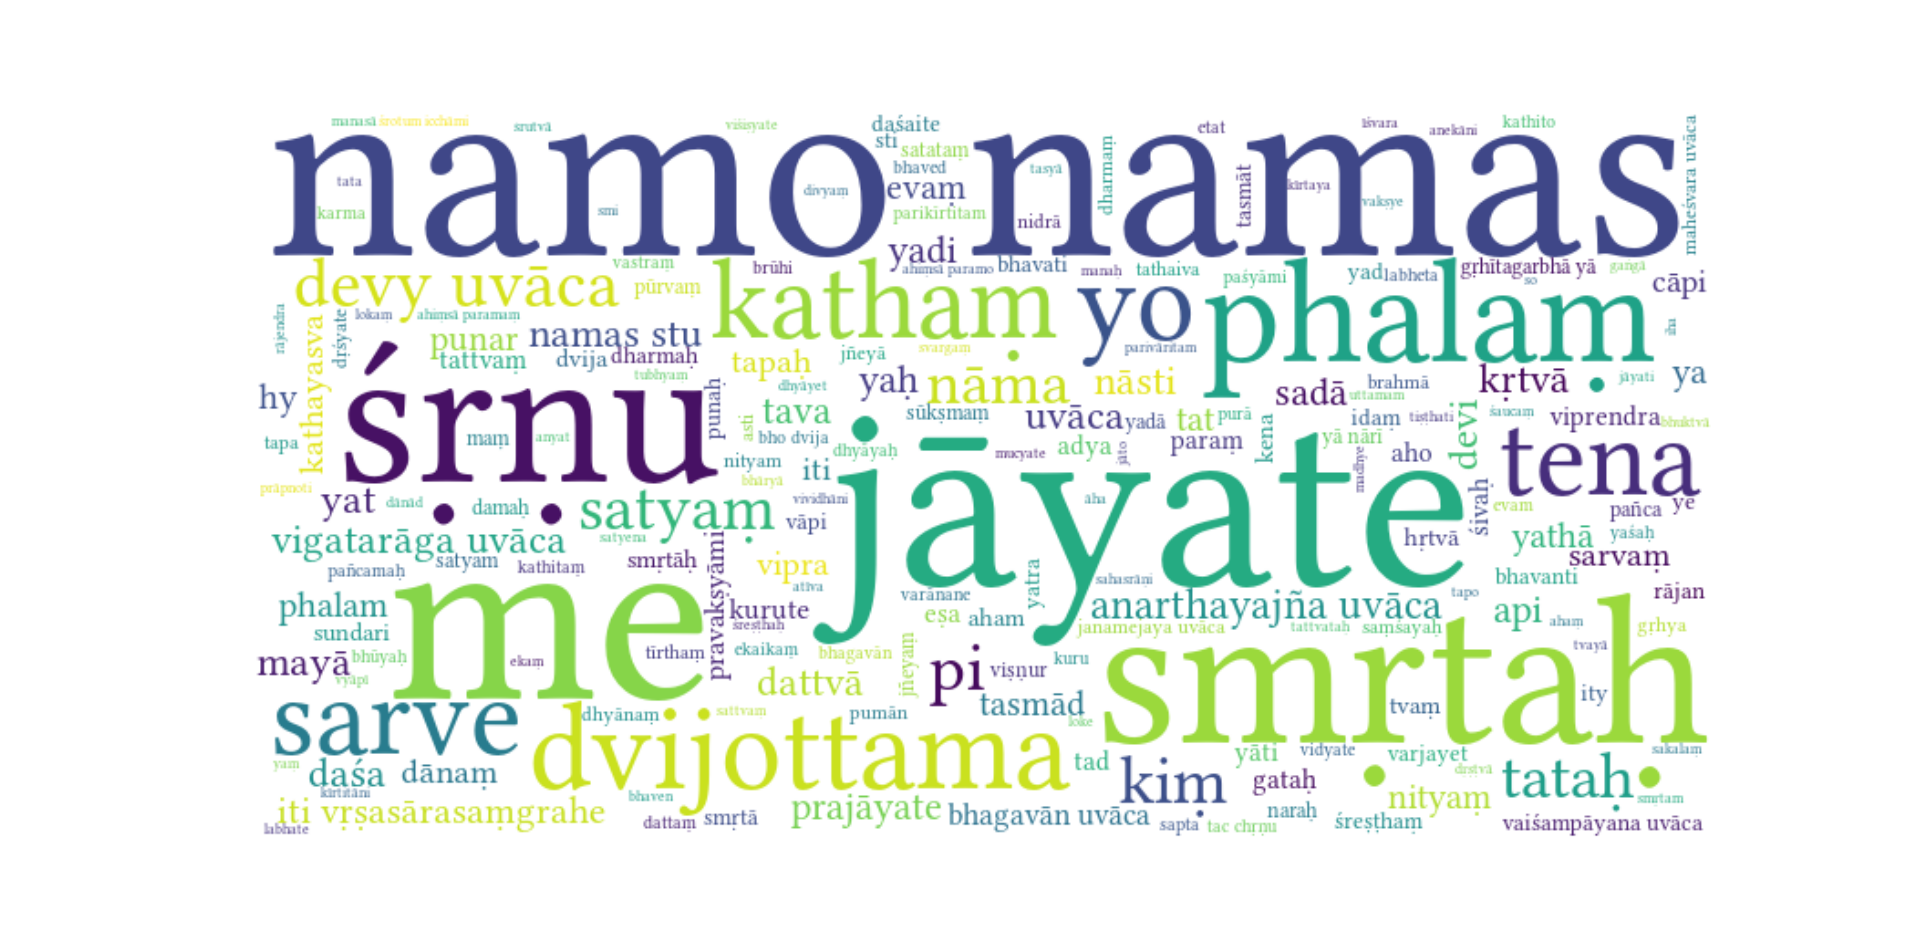

This chart was generated by the following Python code:

'''
# save mask to alice_mask
alice_mask = np.array(Image.open('alice_mask.png'))

alice_novel = open('alice_novel.txt', 'r').read()

stopwords = set(STOPWORDS)
print(stopwords)

stopwords.add('said') # add the words said to stopwords

# instantiate a word cloud object
alice_wc = WordCloud(
    background_color='white',
    max_words=2000,
    stopwords=stopwords,
    mask=alice_mask
)

# generate the word cloud
alice_wc.generate(alice_novel)

# display the word cloud
plt.imshow(alice_wc, interpolation='bilinear')
plt.axis('off')
plt.show()

fig = plt.figure()
fig.set_figwidth(14) # set width
fig.set_figheight(18) # set height

# display the cloud
plt.imshow(alice_wc, interpolation='bilinear')
plt.axis('off')
plt.show()

fig = plt.figure()
fig.set_figwidth(14) # set width
fig.set_figheight(18) # set height

plt.imshow(alice_mask, cmap=plt.cm.gray, interpolation='bilinear')
plt.axis('off')
plt.show()
alice_wc.to_file('alice.png')

'''

# just for collecting words of the text, not for word cloud
import collections
from wordcloud import WordCloud
#for English texts:
#from wordcloud import WordCloud, STOPWORDS
import matplotlib.pylab as plt
import numpy as np
from PIL import Image

# open the input file
vrsa = open('/home/csaba/indology/dharma_project/vrsa_edition/text_version_of_vrsa_split.txt', 'r', encoding="utf8").read()

# to produce an ordinary dictionary of each word:
vrsa_coll_list = collections.Counter(vrsa.replace("\n", " ").split(" "))
max_occurance = max(vrsa_coll_list.values())
m = max_occurance
while m > 0:
    for k in vrsa_coll_list:
        if vrsa_coll_list[k] == m:
            print(k, vrsa_coll_list[k])
    m = m - 1


#for English texts:
#stopwords = set(STOPWORDS)

# I want to exclude trivial words. It is a work in progress...
stopwords = ['ca', 'vā', 'eva', 'na', 'sa', 'vai', 'tatra', 'bhavet',
        'tasya', 'tathā', 'tu', 'tv', 'uvāca' 'tataḥ', 'tato', 'yasya', 'caiva', 'te', 'hi', 'ucyate',
        'taṃ', 'mama'] 


# generate WordCloud instance:
vrsa_wc = WordCloud(
    ## font for Roman: 
    font_path='/usr/share/fonts/opentype/linux-libertine/LinLibertine_R.otf',
    ## font for Devanāgarī:
    #font_path='/usr/share/fonts/truetype/Gargi/Gargi.ttf',
    background_color='white',
    ## to limit the number of words:
    #max_words=2000,
    ## list of words to exclude:
    stopwords=stopwords,
    ## image to fit the words into:
    #mask=alice_mask
    # dimensions of the output image:
    width=800, height=400
)

# generate image:
vrsa_wc.generate(vrsa)
# generate 'plot':
plt.imshow(vrsa_wc, interpolation='bilinear')
plt.axis('off')
plt.show()
